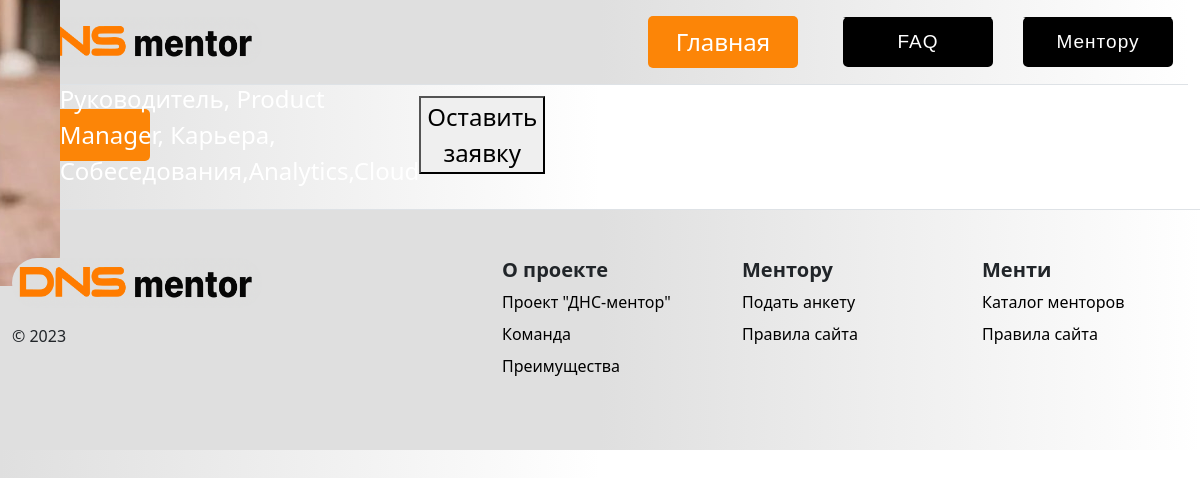
/card/1, run on the app's committed database.
### tables this page shows
CREATE TABLE "anketa" (
	"id"	INTEGER,
	"photo"	BLOB,
	"company_title"	TEXT,
	"telegram"	TEXT,
	"specialization"	TEXT,
	"projects"	TEXT,
	"name"	TEXT,
	"added"	INTEGER,
	"experience"	TEXT,
	"price"	TEXT,
	PRIMARY KEY("id" AUTOINCREMENT)
);

### main.py (the view)
@app.route('/card/<int:id>')
def mentor_profile(id):
    conn = sqlite3.connect('lib1.db')
    cursor = conn.cursor()
    cursor.execute("""SELECT * FROM anketa """)
    mentor = cursor.fetchall()
    lst_mentor = []
    for ment in mentor:
        d = {}
        d["id"] = ment[0]
        d["photo"] = ment[1]
        d["company_title"] = ment[2]
        d["telegram"] = ment[3]
        d["specialization"] = ment[4]
        d["projects"] = ment[5]
        d["name"] = ment[6]
        lst_mentor.append(d)
    lst_mentor_in_katalog = ""
    conn.close()
    for i in range(len(lst_mentor)):
        if lst_mentor[i]["id"] == id:
            lst_mentor_in_katalog = lst_mentor[i]
    return render_template('card.html', mentor=lst_mentor_in_katalog)

### templates/card.html (shortened to what this page needs)
{% extends 'base.html' %}
{% block body %}
  <div class="main">
<div class="first">
  <div class="card_m">
        <div class="third">
        <img src="{{ url_for('static', filename='img/photos/' + mentor.photo) }}">
        </div>
  </div>
  <div class="card_m">
    <b>Опыт:</b> {{mentor.experience}}<br>
    <b>Цена (за час):</b> {{mentor.price}}<br>
  </div>
  <div class="card_m">
    <h3>Проекты</h3>
    {{mentor.project}}</div>
</div>
    <div class="second">
      <div class= "card_m" >
        {{mentor.specialization}}
        </div>
  </div>
      <form action="/menti_request" method="post" id="form-{{ mentor.telegram }}">
              <button type="submit" class="button">Оставить заявку</button>
</div>
{% endblock %}

### data on the page
anketa: photo (picture), specialization "Руководитель, Product Manager, Карьера, Собеседования,Analytics,Cloud"
